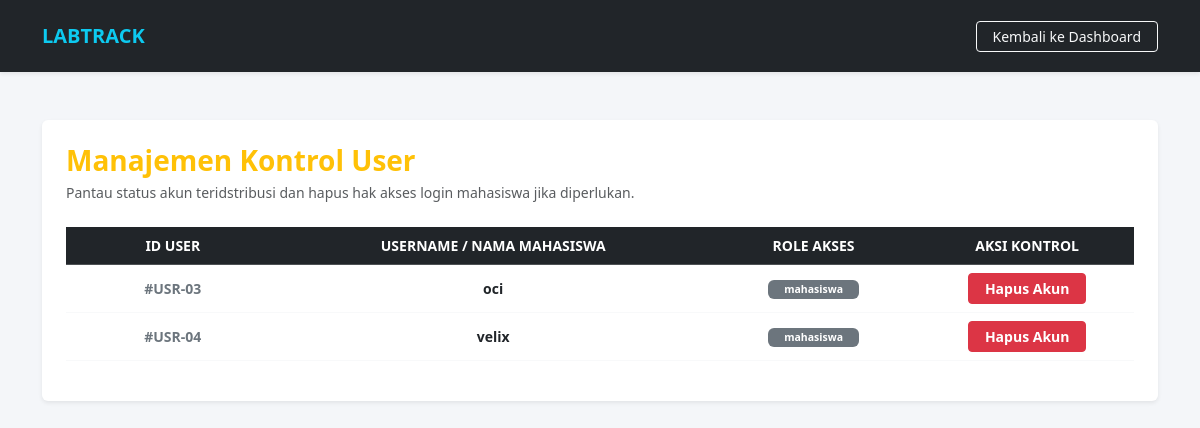
The app's page /kelola_user.php (signed in) with its own data.
### tables this page shows
CREATE TABLE `users` (
  `id_user` int NOT NULL AUTO_INCREMENT,
  `username` varchar(50) NOT NULL,
  `password` varchar(255) NOT NULL,
  `role` enum('admin','mahasiswa') NOT NULL,
  PRIMARY KEY (`id_user`),
  UNIQUE KEY `username` (`username`)
);

### kelola_user.php (the view, shortened to what this page needs)
<?php
include 'config/db.php';
$users_query = mysqli_query($conn, "SELECT id_user, username, role FROM users WHERE role != 'admin'");
?>
<!DOCTYPE html>
<html lang="id">
<head>
    <link href="https://cdn.jsdelivr.net/npm/bootstrap@5.3.3/dist/css/bootstrap.min.css" rel="stylesheet">
    <link href="assets/css/style.css" rel="stylesheet">
</head>
<body>
<nav class="navbar navbar-expand-lg navbar-dark bg-dark shadow-sm py-3">
    <div class="container">
        <a class="navbar-brand fw-bold text-info" href="dashboard.php">LABTRACK</a>
        <div class="ms-auto">
            <a href="dashboard.php" class="btn btn-sm btn-outline-light px-3">Kembali ke Dashboard</a>
        </div>
    </div>
</nav>
<div class="container my-5">
    <div class="card p-4 shadow-sm border-0 bg-white">
        <h3 class="fw-bold text-warning m-0">Manajemen Kontrol User</h3>
        <p class="text-muted small mt-1 mb-4">Pantau status akun teridstribusi dan hapus hak akses login mahasiswa jika diperlukan.</p>
        <div class="table-responsive">
            <table class="table table-hover align-middle text-center border-light">
                <thead class="table-dark text-uppercase small">
                    <tr>
                        <th style="width: 20%;">ID User</th>
                        <th style="width: 40%;">Username / Nama Mahasiswa</th>
                        <th style="width: 20%;">Role Akses</th>
                        <th style="width: 20%;">Aksi Kontrol</th>
                    </tr>
                </thead>
                <tbody class="small">
                    <?php if(mysqli_num_rows($users_query) > 0): ?>
                        <?php while($row = mysqli_fetch_assoc($users_query)): ?>
                        <tr>
                            <td class="fw-bold text-secondary">#USR-0<?php echo $row['id_user']; ?></td>
                            <td class="fw-bold text-dark"><?php echo htmlspecialchars($row['username']); ?></td>
                            <td><span class="badge bg-secondary px-3 py-1"><?php echo $row['role']; ?></span></td>
                            <td>
                                <a href="kelola_user.php?hapus=<?php echo $row['id_user']; ?>"
                                   class="btn btn-sm btn-danger fw-bold py-1 px-3"
                                   onclick="return confirm('Apakah Anda yakin ingin menghapus akun mahasiswa bernama <?php echo $row['username']; ?>?')">
                                   Hapus Akun
                                </a>
                            </td>
                        </tr>
                        <?php endwhile; ?>
                    <?php else: ?>
                        <tr>
                            <td colspan="4" class="text-muted py-4">Belum ada data mahasiswa yang terdaftar di database.</td>
                        </tr>
                    <?php endif; ?>
                </tbody>
            </table>
        </div>
    </div>
</div>
</body>
</html>

### assets/style.css (style rules this page uses)
body { background-color: #f4f6f9; font-family: 'Segoe UI', Tahoma, Geneva, Verdana, sans-serif; }

### records on screen
users: id_user "3", username "oci", role "mahasiswa"
users: id_user "4", username "velix", role "mahasiswa"
